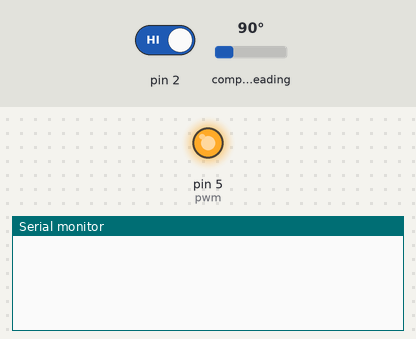
Simulated run of this sketch. Board: Arduino Uno, built for the host (arithmetic inside an expression is 32-bit, double 64-bit). On the bench: output pins drawn as LEDs (lit = HIGH), the last lines printed to the serial monitor. The inputs (shaded band) are chosen by the test bench; at power-on: pin 2 HIGH, compass heading 90°.

Above: at 1.2 s.
1.3 s: pin 2 driven LOW
At 1.8 s:
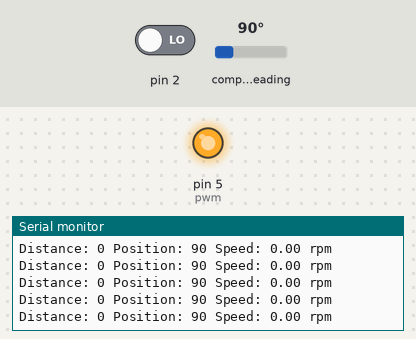
3.2 s: compass heading set to 7°
At 4.1 s:
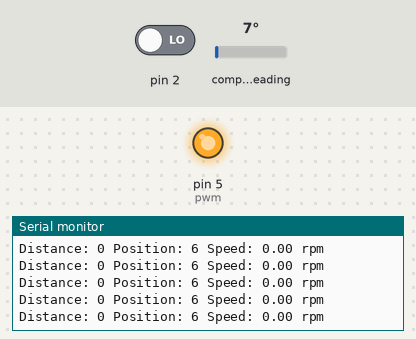
6.2 s: compass heading set to 90°
At 7.0 s:
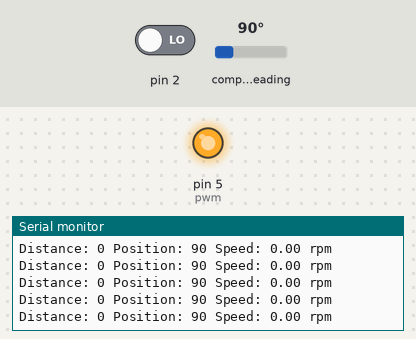
Timing chart, 0 to 9.2 s (numbered marks = the images above; inputs shaded):
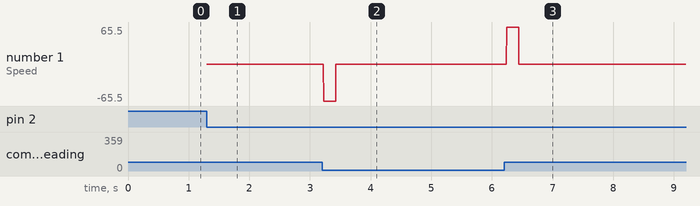

The sketch:

Lidar_Beta.ino
```cpp
#include <Wire.h>
#include <AS5600.h>
#include <LIDARLite.h>

#define pwm  5    // Arduino PWM pin that is connected to the base of the transistor
int pwm_vel;      //Variable that will store the current PWM value (0 -> 255)

LIDARLite myLidarLite;
#define mode 3    // Arduino pin that is connected to the MODE pin of the Lidar

AS5600 encoder;

long revolutions = 0;   // Number of revolutions the encoder has made
double position = 0;    // The calculated value the encoder is at
double lastPosition;
double output;          // Raw value from AS5600
long lastOutput;        // Last output from AS5600

unsigned long encoder_previous = 0;
unsigned long encoder_now;

float vel;

void setup() {

  Serial.begin(115200);

  myLidarLite.begin();
  myLidarLite.beginContinuous();

  //  Configures the state of the previously declared pins
  pinMode(pwm, OUTPUT);
  pinMode(mode, INPUT);

  analogWrite(pwm, 255);

}

void loop() {

  output = encoder.getPosition();           // Get the raw value of the encoder

  if ((lastOutput - output) > 2047 )        // Check if a full rotation has been made
    revolutions++;
  if ((lastOutput - output) < -2047 )
    revolutions--;

  position = revolutions * 4096 + output;   // Calculate the position the the encoder is at based off of the number of revolutions
  lastOutput = output;                      // Save the last raw value for the next loop

  encoder_now = millis();
  if (encoder_now - encoder_previous >= 200) {

    vel = ((position-lastPosition)/(encoder_now-encoder_previous))*14,6555936;
    lastPosition = position;
    encoder_previous = encoder_now;
  }

  if(!digitalRead(2)){
    Serial.print("Distance: ");
    Serial.print(myLidarLite.distanceContinuous());
    Serial.print(" Position: ");
    Serial.print(int((output)*360/4094));
    Serial.print(" Speed: ");
    Serial.print(vel);
    Serial.println(" rpm");
  }
}
```

Measured:
- after the input at 1.3 s, the serial monitor: prints a new line at once (image 1)
- after the input at 3.2 s, the serial monitor: prints a new line at once (image 2)
- after the input at 6.2 s, the serial monitor: prints a new line at once (image 3)
